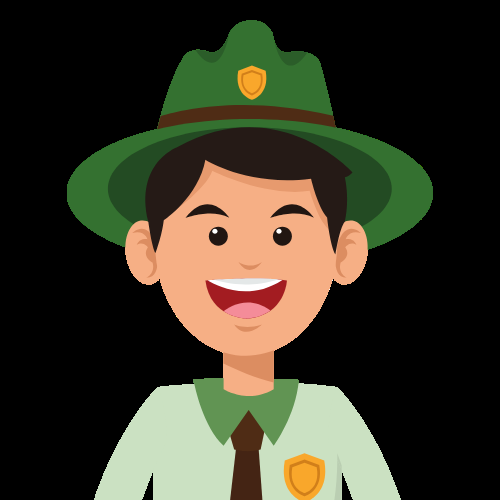
#> input picture src/new-frontend/components/ranger.png, 500 x 500 px
$ python -i image_quality.py   (imports and definitions only)   (older library calls are emulated)
#> lines starting #> are read from the running program, lines starting #| are printed output that depends on the picture; after the words box and inside, x2 and y2 are one past the last pixel; in counts of white or black regions, pixels touching at a corner belong together
#> further down, picture is the input picture: shape (500, 500, 3); mean B, G, R 39.4, 55.5, 57.7
from __future__ import annotations
import io
import csv
import argparse
from dataclasses import dataclass
from typing import Counter, Tuple

import numpy as np
import cv2
from PIL import Image, ExifTags

from api.config import settings


@dataclass
class IQAMetrics:
    blur_laplacian_var: float
    exposure_hist_entropy: float
    under_over_exposed_ratio: float
    noise_estimate_sigma: float
    compression_artifacts_score: float
    motion_blur_index: float
    skin_patch_detected: bool
    skin_area_ratio: float
    exif_orientation: int


# [17 lines left out: functions _read_exif_orientation, load_image_bytes_to_bgr, not called in this run]


def variance_of_laplacian(gray: np.ndarray) -> float:
    return float(cv2.Laplacian(gray, cv2.CV_64F).var())


# [39 lines left out: functions exposure_entropy, estimate_noise_sigma, blockiness_score, motion_blur_index, not called in this run]


def detect_skin(bgr: np.ndarray) -> Tuple[bool, float]:
    # Simple HSV rules + morphology
    hsv = cv2.cvtColor(bgr, cv2.COLOR_BGR2HSV)
#> hsv: shape (500, 500, 3); mean H, S, V 14.7, 44.7, 66.2
    lower = np.array([0, 30, 60], dtype=np.uint8)
    upper = np.array([25, 180, 255], dtype=np.uint8)
    mask1 = cv2.inRange(hsv, lower, upper)
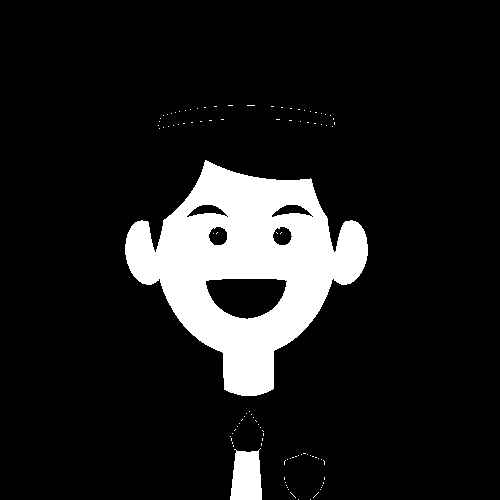
#> mask1: shape (500, 500); 11.8% white; 101 white regions (99 under 20 px), largest, box (x1, y1, x2, y2) and area: (125, 160, 368, 396) 27892, (230, 448, 262, 500) 1359
    lower2 = np.array([160, 30, 60], dtype=np.uint8)
    upper2 = np.array([179, 180, 255], dtype=np.uint8)
    mask = cv2.bitwise_or(mask1, cv2.inRange(hsv, lower2, upper2))
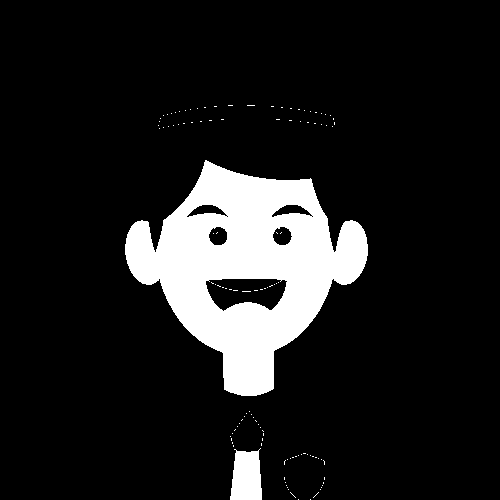
#> mask: shape (500, 500); 12% white; 117 white regions (115 under 20 px), largest, box (x1, y1, x2, y2) and area: (125, 160, 368, 396) 28401, (230, 448, 262, 500) 1359

    kernel = cv2.getStructuringElement(cv2.MORPH_ELLIPSE, (5, 5))
    mask = cv2.morphologyEx(mask, cv2.MORPH_OPEN, kernel, iterations=2)
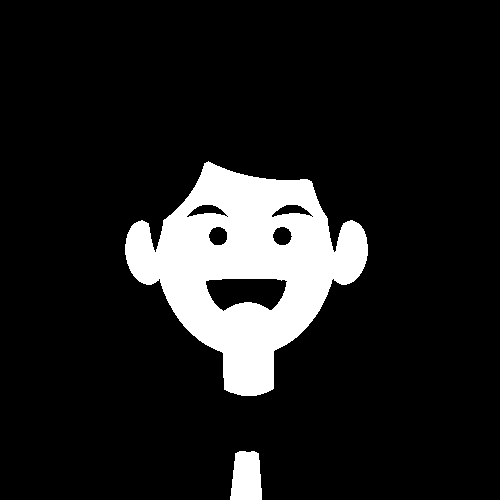
#> mask: shape (500, 500); 11.9% white; 2 white regions, box (x1, y1, x2, y2) and area: (125, 161, 368, 396) 28367, (230, 451, 262, 500) 1343

    ratio = float(mask.mean() / 255.0)
#> ratio = 0.119
    return (ratio > 0.05), ratio


# [141 lines left out: functions compute_metrics, decide, _save_csv, _iter_local_images, cli, not called in this run]


# [2 lines not run here, left out]

>>> import cv2
>>> picture = cv2.imread('../../../new-frontend/components/ranger.png')
>>> result = detect_skin(picture)
#> result = (True, 0.119)
